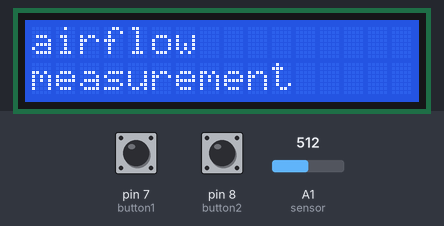
Bench run of a sketch on a simulated Arduino Uno, built with avr-gcc and run on an emulated ATmega328P. Parts: 16×2 character LCD. The test bench sets the inputs (shaded band); at power-on: pin 7 (button1) LOW, pin 8 (button2) HIGH, A1 (sensor) = 512. What the sketch prints to the serial monitor is not drawn.

Above: at 0.1 s.
At 2.2 s:
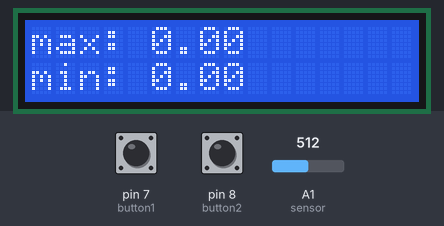
2.3 s: pin 7 (button1) pulled HIGH for 0.15 s
At 3.0 s:
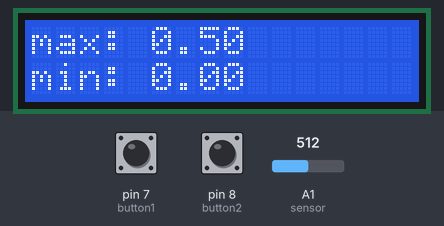
Timing chart, 0 to 5.3 s (numbered marks = the images above; inputs shaded):
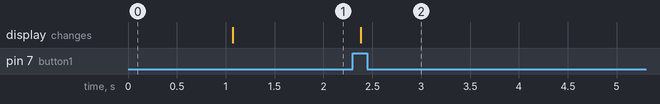

Measured:
- after the input at 2.3 s, the display: changes after 0.08 s (image 2)

The sketch:

2022.03.21_flow.ino
```cpp
#include <LiquidCrystal.h>

// declare airflow variables
float sensor = A1;
float sensorRead = 0;
float x;
float y;
float z;
float max_flow = 0.0, min_flow = 0.0;

// declare lcd variables
// LCD 接腳: RS, Enable, D4, D5, D6, D7
// Arduino 接腳: 12, 11, 5, 4, 3, 2
const int rs = 12, en = 11, d4 = 5, d5 = 4, d6 = 3, d7 = 2;
LiquidCrystal lcd(rs, en, d4, d5, d6, d7);

// declase button variabls
const int button1 = 7;
const int button2 = 8;
int button1State = 0;
int button2State = 0;

void setup() {
  // set up the LCD's number of columns and rows:
  lcd.begin(16, 2); // 初始化 LCD，一行 16 的字元，共 2 行，預設開啟背光
  // Print a message to the LCD
  lcd.setCursor(0, 0);  // set to the head of first row
  lcd.print("airflow");
  lcd.setCursor(0, 1);  // set to the head of second row
  lcd.print("measurement");
  delay(1000);
  lcd.clear();
  lcd.setCursor(0, 0);  // set to the 6th char of first row
  lcd.print("max: ");
  lcd.print(max_flow);
  lcd.setCursor(0, 1);  // set to the 6th char of second row
  lcd.print("min: ");
  lcd.print(min_flow);

  // set pin mode of button as input
  pinMode(button1, INPUT);
  pinMode(button2, INPUT);

  // set up baud rate of Arduino board
  Serial.begin(9600);

}

void loop() {
  // read the analog signal
  sensorRead = analogRead(sensor);//由A1的接腳讀取類比訊號
  x=sensorRead/100;
  z=x/5;

  // convert the signal to airflow rate
  y=250*((x/5)-1.03)+2.0;
  Serial.println(y);//將讀到的數值傳到序列埠  y (flow rate) = 50x (output voltage) - 25

  // compare max and min
  button1State = digitalRead(button1);  // get button1 state
  if (button1State == HIGH) {
    if ((y-max_flow) > 0) {
      max_flow = y;
      // print the max & min airflow value on the LCD
      lcd.setCursor(5, 0);  // set to the 6th char of first row
      lcd.print(max_flow);
      }
    if ((min_flow-y) > 0) {
      min_flow = y;
      lcd.setCursor(5, 1);  // set to the 6th char of second row
      lcd.print(min_flow);
      }
  }

  // reset max_flow & min_flow
  button2State = digitalRead(button2);  // get button2 state
  if (button2State == LOW) {
    max_flow = 0.0;
    min_flow = 0.0;
    button2State = 0;
    lcd.clear();
    lcd.setCursor(0, 0);  // set to the 6th char of first row
    lcd.print("max: ");
    lcd.print(max_flow);
    lcd.setCursor(0, 1);  // set to the 6th char of second row
    lcd.print("min: ");
    lcd.print(min_flow);
  }

  delay(100);

}
```
